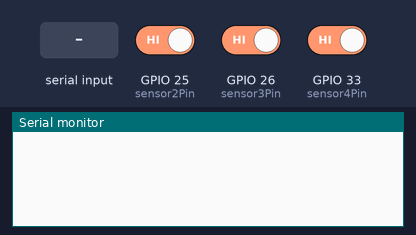
The sketch below on a simulated ESP32. On the bench: the last lines printed to the serial monitor. The test bench sets the inputs (shaded band); at power-on: GPIO 25 (sensor2Pin) HIGH, GPIO 26 (sensor3Pin) HIGH, GPIO 33 (sensor4Pin) HIGH.

Above: at 1.2 s.
1.3 s: "SCAN\n" received over the second serial link
At 2.3 s:
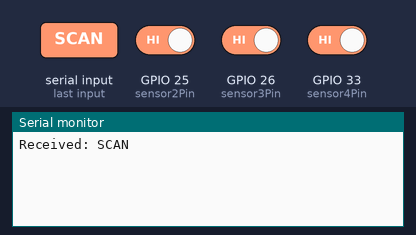
2.8 s: "ON\n" received over the second serial link
At 3.4 s:
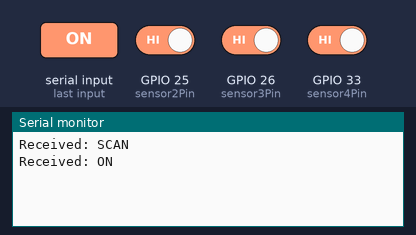
4.3 s: "OFF\n" received over the second serial link
At 4.7 s:
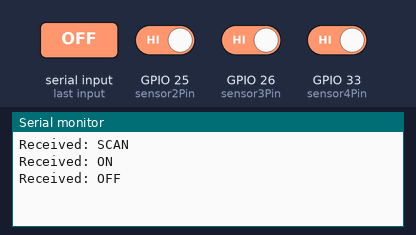
5.8 s: "31\n" received over the second serial link
At 6.9 s:
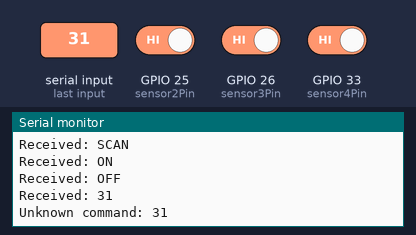

The sketch:

utils.ino
```cpp
#include <Arduino.h>
#include "BarcodeScanner.h"
#include "ESP32Comm.h"

//onst int sensor1Pin = 27;
const int sensor2Pin = 25;
const int sensor3Pin = 26;
const int sensor4Pin = 33;

bool state = false;
bool turnMode = false;

ESP32Comm myComm(Serial1, 19, 21, 9600);

void setup() {
  Serial.begin(115200);
  barcodeScannerBegin(16, 17, 9600);
  myComm.begin();

  //pinMode(sensor1Pin, INPUT);
  pinMode(sensor2Pin, INPUT);
  pinMode(sensor3Pin, INPUT);
  pinMode(sensor4Pin, INPUT);
}

void loop() {
  //int sensor1State = digitalRead(sensor1Pin);
  int sensor2State = digitalRead(sensor2Pin);
  int sensor3State = digitalRead(sensor3Pin);
  int sensor4State = digitalRead(sensor4Pin);

  if (myComm.serial.available()) {
    String received = myComm.serial.readStringUntil('\n');
    Serial.println("Received: " + received);

    if (received.indexOf("SCAN") != -1) {
      triggerScan();
    }else if (received.indexOf("ON") != -1) {
      state = true;
    }else if (received.indexOf("OFF") != -1) {
      state = false;
    } else {
      Serial.println("Unknown command: " + received);
    }
  }

  String barcodeData = eventScan();
  if (barcodeData != "") {
    Serial.println("Sending barcode data: " + barcodeData);
    myComm.send(barcodeData);
  }
  if(state){
    if(!turnMode){
      if(sensor4State == 0 && sensor3State == 0 && sensor2State == 0 && state){
        turnMode = true;
      } else if (sensor3State == 0 && state) {
        myComm.send("OFFSET_RIGHT");
      } else if(sensor2State == 0 && state){
        myComm.send("OFFSET_LEFT");
      }
      if(sensor4State == 0 && state){
        triggerScan();
        myComm.send("SLOW");
      }
    }else{
      if (sensor4State == 1 && sensor3State == 1 && state) {
        turnMode = false;
        myComm.send("SLOW");
      };
    }
    delay(44);
  }
}
```

BarcodeScanner.cpp
```cpp
#include "BarcodeScanner.h"

SoftwareSerial barcodeScanner(16, 17);  // 使用預設 RX = GPIO16, TX = GPIO17

// 初始化條碼掃描器
void barcodeScannerBegin(int rxPin, int txPin, long baudRate) {
  barcodeScanner.begin(baudRate);
}

// 觸發條碼掃描
void triggerScan() {
  byte command[] = {0x7E, 0x00, 0x08, 0x01, 0x00, 0x02, 0x01, 0xAB, 0xCD};
  barcodeScanner.write(command, sizeof(command));
}

// 處理掃描事件，返回是否有掃描數據
String eventScan() {
  if (barcodeScanner.available()) {
    String barcodeData = "";
    bool TF = false;

    while (barcodeScanner.available()) {
      char c = barcodeScanner.read();
      if (isPrintable(c)) {
        barcodeData += c;  // 僅拼接可打印字符
      } else {
        TF = true;  // 記錄非可打印字符
      }
      delay(10);
    }

    // 檢查數據有效性
    if (barcodeData.length() > 0 && isValidData(barcodeData)) {
      if (TF) {
        int index = barcodeData.indexOf("31");
        if (index != -1) {
          barcodeData.remove(index, 2);
        }
      }
      return barcodeData;
    }
  }
  return "";
}

// 判斷字符是否可打印
bool isPrintable(char c) {
  return c >= 32 && c <= 126;
}

// 檢查條碼數據是否有效
bool isValidData(String data) {
  return data.length() > 2;
}
```

BarcodeScanner.h
```cpp
#ifndef BARCODE_SCANNER_H
#define BARCODE_SCANNER_H

#include <Arduino.h>
#include <SoftwareSerial.h>

// 函數聲明
void barcodeScannerBegin(int rxPin, int txPin, long baudRate);
void triggerScan();
String eventScan();
bool isPrintable(char c);
bool isValidData(String data);

#endif
```

ESP32Comm.cpp
```cpp
#include "ESP32Comm.h"

ESP32Comm::ESP32Comm(HardwareSerial& serialPort, int rxPin, int txPin, long baudRate)
  : serial(serialPort), rxPin(rxPin), txPin(txPin), baudRate(baudRate) {}

void ESP32Comm::begin() {
  serial.begin(baudRate, SERIAL_8N1, rxPin, txPin);  // 初始化 UART
}

void ESP32Comm::send(const String& message) {
  serial.println(message);  // 發送消息
}
```

ESP32Comm.h
```cpp
#ifndef ESP32_COMM_H
#define ESP32_COMM_H

#include <HardwareSerial.h>

class ESP32Comm {
  public:
    ESP32Comm(HardwareSerial& serialPort, int rxPin, int txPin, long baudRate);
    void begin();
    void send(const String& message);
    HardwareSerial& serial;

  private:
    int rxPin, txPin;
    long baudRate;
};

#endif
```

Measured:
- after the input at 1.3 s, the serial monitor: prints a new line at once (image 1)
- after the input at 2.8 s, the serial monitor: prints a new line at once (image 2)
- after the input at 4.3 s, the serial monitor: prints a new line at once (image 3)
- after the input at 5.8 s, the serial monitor: prints a new line at once (image 4)
